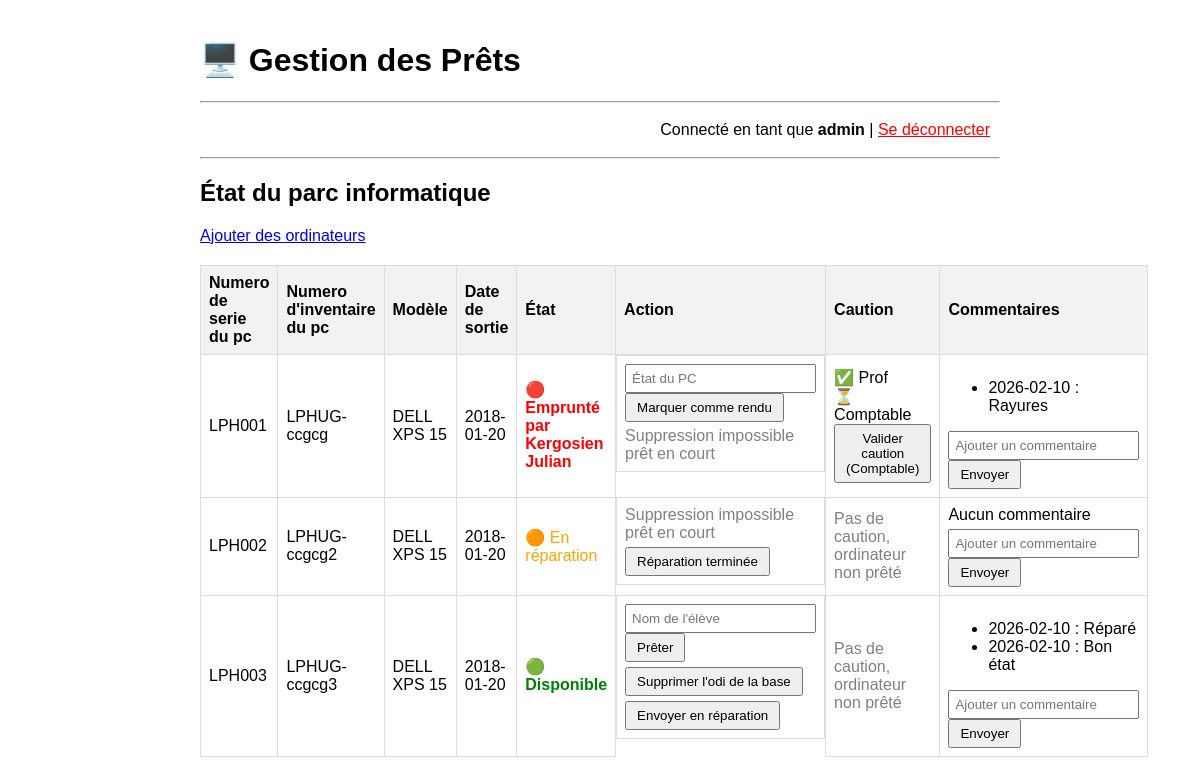
/ (signed in), run on the app's committed database.
### tables this page shows
CREATE TABLE prets (
    id INTEGER PRIMARY KEY AUTOINCREMENT,
    caution_prof_validee INTEGER DEFAULT 0,
    caution_compta_validee INTEGER DEFAULT 0,

    etudiant_id INTEGER NOT NULL,
    ordinateur_id TEXT NOT NULL,
    date_pret DATETIME DEFAULT CURRENT_TIMESTAMP,
    date_retour DATETIME DEFAULT (DATETIME('now', '+1095 days')), -- 3 ans
    FOREIGN KEY (etudiant_id) REFERENCES etudiants(id),
    FOREIGN KEY (ordinateur_id) REFERENCES ordinateurs(numero_serie)
);

CREATE TABLE ordinateurs (
    numero_serie TEXT PRIMARY KEY,
    numero_inventaire TEXT NOT NULL,
    date_sortie DATE NOT NULL,
    modele TEXT NOT NULL,
    dispo INTEGER DEFAULT 1
);

CREATE TABLE etudiants (
    id INTEGER PRIMARY KEY AUTOINCREMENT,
    nom TEXT NOT NULL,
    prenom TEXT NOT NULL,
    email TEXT NOT NULL,
    boursier BOOL NOT NULL,
    ine TEXT,
    annee INTEGER DEFAULT 1,
    en_scolarite BOOL DEFAULT 1
);

CREATE TABLE commentaires (
   ordinateur_id TEXT,
   commentaire TEXT,
   date_commentaire DATE DEFAULT CURRENT_DATE,
   FOREIGN KEY (ordinateur_id) REFERENCES ordinateurs(numero_serie)
   );

### app.py (the view)
@app.route("/")
@login_required #permet d'obliger le login
def index():
    conn = get_db_connection()
    ordinateurs = conn.execute("""
        SELECT o.numero_serie, o.numero_inventaire, o.modele, o.date_sortie, o.dispo,
               e.nom, e.prenom,
               p.caution_prof_validee, p.caution_compta_validee
        FROM ordinateurs o
        LEFT JOIN prets p ON o.numero_serie = p.ordinateur_id AND o.dispo = 0
        LEFT JOIN etudiants e ON p.etudiant_id = e.id
        ORDER BY o.date_sortie ASC
    """).fetchall()
    commentaires = conn.execute("""
            SELECT ordinateur_id, commentaire, date_commentaire
            FROM commentaires
            ORDER BY date_commentaire DESC
        """).fetchall()
    conn.close()
    commentaires_dict = {}
    for c in commentaires:
        if c['ordinateur_id'] not in commentaires_dict:
            commentaires_dict[c['ordinateur_id']] = []
        commentaires_dict[c['ordinateur_id']].append(c)
    return render_template('index.html',ordinateurs=ordinateurs, commentaires_dict=commentaires_dict)

### app.py (called while the page is built)
def get_db_connection():
    conn=sqlite3.connect('database.db')
    conn.row_factory = sqlite3.Row
    return conn

def login_required(f):
    @wraps(f)
    def decorated_function(*args, **kwargs):
        if 'user' not in session:
            return redirect(url_for('login'))
        return f(*args, **kwargs)
    return decorated_function

### templates/index.html (shortened to what this page needs)
{% extends 'base.html' %}
{% block content %}
    <div style="text-align: right; padding: 10px;">
        Connecté en tant que <strong>{{ session['user'] }}</strong> |
        <a href="{{ url_for('logout') }}" style="color: red;">Se déconnecter</a>
    </div>
    <hr>
    <h2>État du parc informatique</h2>
    <a href="{{ url_for('ajouter_modele') }}"> Ajouter des ordinateurs</a>
    <table>
        <thead>
            <tr>
                <th>Numero de serie du pc</th>
                <th>Numero d'inventaire du pc</th>
                <th>Modèle</th>
                <th>Date de sortie</th>
                <th>État</th>
                <th>Action</th>
                <th>Caution</th>
                <th>Commentaires</th>
            </tr>
        </thead>
        <tbody>
            {% for pc in ordinateurs %}
            <tr>
                <td>{{ pc['numero_serie'] }}</td>
                <td>{{ pc['numero_inventaire'] }}</td>
                <td>{{ pc['modele'] }}</td>
                <td>{{ pc['date_sortie'] }}</td>
                <td>
                    {% if pc['dispo'] == 1 %}
                        <span class="disponible">🟢 Disponible</span>
                    {% elif pc['dispo'] == 0 %}
                        <span class="emprunte">🔴 Emprunté{% if pc['prenom'] and pc['nom'] %} par {{ pc['prenom'] }} {{ pc['nom'] }}{% endif %}</span>
                    {% elif pc['dispo'] == 2 %}
                        <span style="color: orange;">🟠 En réparation</span></span>
                    {% endif %}
                </td>
                <td style="display: flex; gap: 5px; flex-wrap: wrap;">
                    {% if pc['dispo'] == 1 %}
                        <form action="{{ url_for('emprunter', numero_serie=pc['numero_serie']) }}" method="post" style="display:inline;">
                            <input type="text" name="eleve" placeholder="Nom de l'élève" required>
                            <button type="submit">Prêter</button>
                        </form>
                    {% elif pc['dispo'] == 0 %}
                        <form action="{{ url_for('rendre', numero_serie=pc['numero_serie']) }}" method="post" style="display:inline;">
                            <input type="text" name="commentaire" placeholder="État du PC" required>
                            <button type="submit">Marquer comme rendu</button>
                        </form>
                    {% endif %}
                    {% if pc['dispo'] == 1 %}
                    <form action="{{ url_for('supprimer', numero_serie=pc['numero_serie']) }}" method="post" style="display:inline;" onsubmit="return confirm('Voulez-vous vraiment supprimer cet ordinateur ?');">
                        <button type="submit">Supprimer l'odi de la base</button>
                    </form>
                    {% else %}
                    <span style="color: grey;">Suppression impossible prêt en court</span>
                    {% endif %}
                    {% if pc['dispo'] == 1 %}
                        <form action="{{ url_for('envoyer_reparation', numero_serie=pc['numero_serie']) }}" method="post" style="display:inline;">
                            <button type="submit">Envoyer en réparation</button>
                        </form>
                    {% elif pc['dispo'] == 2 %}
                        <form action="{{ url_for('reparation_terminee', numero_serie=pc['numero_serie']) }}" method="post" style="display:inline;">
                            <button type="submit">Réparation terminée</button>
                        </form>
                    {% endif %}
                </td>
                <td>
                    {% if pc['dispo'] == 0 %}
                        {% if pc['caution_prof_validee'] == 1 %}
                            ✅ Prof
                        {% else %}
                            ⏳ Prof
                        {% endif %}
                        <br>
                        {% if pc['caution_compta_validee'] == 1 %}
                            ✅ Comptable
                        {% else %}
                            ⏳ Comptable
                        {% endif %}
                        {% if pc['caution_compta_validee'] == 0 and pc['caution_prof_validee'] == 1 %}
                        <form action="{{ url_for('valider_caution_compta', numero_serie=pc['numero_serie']) }}" method="post">
                            <button type="submit">Valider caution (Comptable)</button>
                        </form>
                        {% endif %}
                    {% else %}
                        <span style="color: grey;">Pas de caution, ordinateur non prêté</span>
                    {% endif %}
                </td>
                <td>
                    {% if pc['numero_serie'] in commentaires_dict %}
                        <ul>
                        {% for c in commentaires_dict[pc['numero_serie']] %}
                            <li>{{ c['date_commentaire'] }} : {{ c['commentaire'] }}</li>
                        {% endfor %}
                        </ul>
                    {% else %}
                        Aucun commentaire
                    {% endif %}
                    <form action="{{ url_for('ajouter_commentaire', numero_serie=pc['numero_serie']) }}" method="post" style="margin-top:5px;">
                        <input type="text" name="commentaire" placeholder="Ajouter un commentaire" required>
                        <button type="submit">Envoyer</button>
                    </form>
                </td>
            </tr>
            {% endfor %}
        </tbody>
    </table>
{% endblock %}

### templates/base.html (shortened to what this page needs)
<!DOCTYPE html>
<html lang="fr">
<head>
</head>
<body>
    <h1>🖥️ Gestion des Prêts</h1>
    <hr>
    {% block content %}{% endblock %}
</body>
</html>

### templates/base.html (style rules this page uses)
body { font-family: sans-serif; max-width: 800px; margin: 0 auto; padding: 20px; }
table { width: 100%; border-collapse: collapse; margin-top: 20px; }
th, td { border: 1px solid #ddd; padding: 8px; text-align: left; }
th { background-color: #f2f2f2; }
.disponible { color: green; font-weight: bold; }
.emprunte { color: red; font-weight: bold; }
input[type="text"] { padding: 5px; }
button { cursor: pointer; padding: 5px 10px; }

### data on the page
prets: numero_serie "LPH001", numero_inventaire "LPHUG-ccgcg", modele "DELL XPS 15", date_sortie "2018-01-20", prenom "Kergosien", nom "Julian", shows "Suppression impossible prêt en court", caution_prof_validee "✅ Prof", caution_compta_validee "⏳ Comptable"
commentaires: date_commentaire "2026-02-10", commentaire "Rayures"
ordinateurs: numero_serie "LPH002", numero_inventaire "LPHUG-ccgcg2", modele "DELL XPS 15", date_sortie "2018-01-20", dispo "🟠 En réparation", shows "Aucun commentaire"
ordinateurs: numero_serie "LPH003", numero_inventaire "LPHUG-ccgcg3", modele "DELL XPS 15", date_sortie "2018-01-20", dispo "🟢 Disponible"
commentaires: date_commentaire "2026-02-10", commentaire "Réparé"
commentaires: date_commentaire "2026-02-10", commentaire "Bon état"

### other printed values
{{ session['user'] }} "admin"
